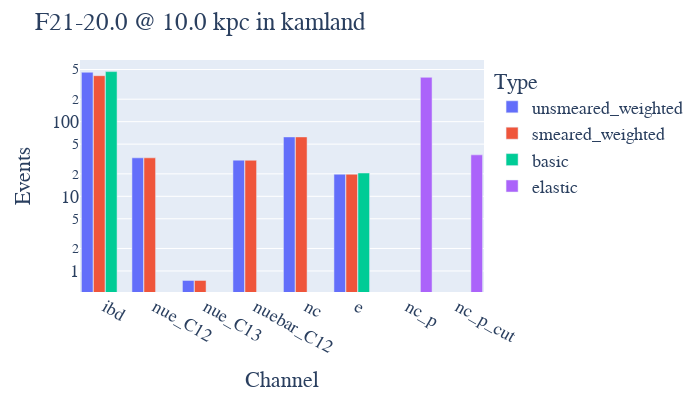

The cell this chart's notebook holds for it:
### Code cell
# totals = pnut.event_totals(sn, detector)
beer.bar_totals(sn, detector)

### Figure 1 — Plotly figure (JSON) as saved in the notebook; plotly's stock layout.template omitted (floating-point values rounded to 4 significant figures)
{"data": [{"alignmentgroup": "True", "hovertemplate": "Type=unsmeared_weighted<br>Channel=%{x}<br>Events=%{y}<extra></extra>", "legendgroup": "unsmeared_weighted", "marker": {"color": "#636efa", "pattern": {"shape": ""}}, "name": "unsmeared_weighted", "offsetgroup": "unsmeared_weighted", "orientation": "v", "showlegend": true, "textposition": "auto", "type": "bar", "x": ["ibd", "nue_C12", "nue_C13", "nuebar_C12", "nc", "e"], "xaxis": "x", "y": [459.0, 32.78, 0.7468, 30.51, 62.48, 19.76], "yaxis": "y"}, {"alignmentgroup": "True", "hovertemplate": "Type=smeared_weighted<br>Channel=%{x}<br>Events=%{y}<extra></extra>", "legendgroup": "smeared_weighted", "marker": {"color": "#EF553B", "pattern": {"shape": ""}}, "name": "smeared_weighted", "offsetgroup": "smeared_weighted", "orientation": "v", "showlegend": true, "textposition": "auto", "type": "bar", "x": ["ibd", "nue_C12", "nue_C13", "nuebar_C12", "nc", "e"], "xaxis": "x", "y": [413.1, 32.78, 0.7468, 30.4, 62.48, 19.75], "yaxis": "y"}, {"alignmentgroup": "True", "hovertemplate": "Type=basic<br>Channel=%{x}<br>Events=%{y}<extra></extra>", "legendgroup": "basic", "marker": {"color": "#00cc96", "pattern": {"shape": ""}}, "name": "basic", "offsetgroup": "basic", "orientation": "v", "showlegend": true, "textposition": "auto", "type": "bar", "x": ["ibd", "e"], "xaxis": "x", "y": [468.6, 20.52], "yaxis": "y"}, {"alignmentgroup": "True", "hovertemplate": "Type=elastic<br>Channel=%{x}<br>Events=%{y}<extra></extra>", "legendgroup": "elastic", "marker": {"color": "#ab63fa", "pattern": {"shape": ""}}, "name": "elastic", "offsetgroup": "elastic", "orientation": "v", "showlegend": true, "textposition": "auto", "type": "bar", "x": ["nc_p", "nc_p_cut"], "xaxis": "x", "y": [392.9, 35.92], "yaxis": "y"}], "layout": {"bargap": 0.05, "bargroupgap": 0.03, "barmode": "group", "font": {"family": "Times New Roman", "size": 18}, "height": 400, "legend": {"title": {"text": "Type"}, "tracegroupgap": 0}, "margin": {"t": 60}, "title": {"text": "F21-20.0 @ 10.0 kpc in kamland"}, "width": 700, "xaxis": {"anchor": "y", "domain": [0, 1], "title": {"text": "Channel"}}, "yaxis": {"anchor": "x", "domain": [0, 1], "title": {"text": "Events"}, "type": "log"}}}
